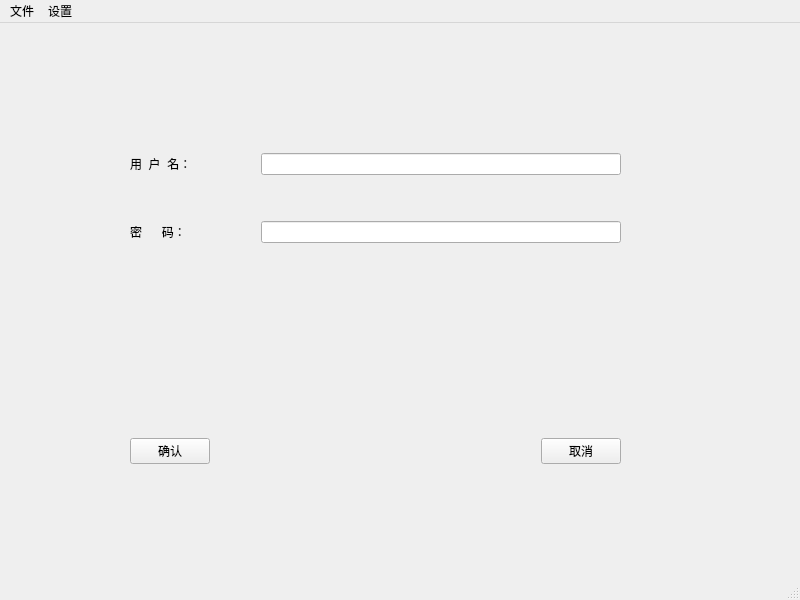
<?xml version="1.0" encoding="UTF-8"?>
<ui version="4.0">
 <class>MainWindow1</class>
 <widget class="QMainWindow" name="MainWindow1">
  <property name="geometry">
   <rect>
    <x>0</x>
    <y>0</y>
    <width>800</width>
    <height>600</height>
   </rect>
  </property>
  <property name="windowTitle">
   <string>请登录</string>
  </property>
  <widget class="QWidget" name="centralwidget">
   <widget class="QWidget" name="">
    <property name="geometry">
     <rect>
      <x>130</x>
      <y>130</y>
      <width>491</width>
      <height>311</height>
     </rect>
    </property>
    <layout class="QVBoxLayout" name="verticalLayout">
     <item>
      <layout class="QHBoxLayout" name="horizontalLayout">
       <item>
        <widget class="QLabel" name="label_name">
         <property name="text">
          <string>用  户  名：</string>
         </property>
        </widget>
       </item>
       <item>
        <spacer name="horizontalSpacer">
         <property name="orientation">
          <enum>Qt::Horizontal</enum>
         </property>
         <property name="sizeHint" stdset="0">
          <size>
           <width>40</width>
           <height>20</height>
          </size>
         </property>
        </spacer>
       </item>
       <item>
        <widget class="QLineEdit" name="le_name">
         <property name="minimumSize">
          <size>
           <width>360</width>
           <height>0</height>
          </size>
         </property>
        </widget>
       </item>
      </layout>
     </item>
     <item>
      <spacer name="verticalSpacer_2">
       <property name="orientation">
        <enum>Qt::Vertical</enum>
       </property>
       <property name="sizeType">
        <enum>QSizePolicy::Maximum</enum>
       </property>
       <property name="sizeHint" stdset="0">
        <size>
         <width>20</width>
         <height>40</height>
        </size>
       </property>
      </spacer>
     </item>
     <item>
      <layout class="QHBoxLayout" name="horizontalLayout_2">
       <item>
        <widget class="QLabel" name="label_passwd">
         <property name="text">
          <string>密      码：</string>
         </property>
        </widget>
       </item>
       <item>
        <spacer name="horizontalSpacer_2">
         <property name="orientation">
          <enum>Qt::Horizontal</enum>
         </property>
         <property name="sizeHint" stdset="0">
          <size>
           <width>40</width>
           <height>20</height>
          </size>
         </property>
        </spacer>
       </item>
       <item>
        <widget class="QLineEdit" name="le_passwd">
         <property name="minimumSize">
          <size>
           <width>360</width>
           <height>0</height>
          </size>
         </property>
        </widget>
       </item>
      </layout>
     </item>
     <item>
      <spacer name="verticalSpacer">
       <property name="orientation">
        <enum>Qt::Vertical</enum>
       </property>
       <property name="sizeType">
        <enum>QSizePolicy::Expanding</enum>
       </property>
       <property name="sizeHint" stdset="0">
        <size>
         <width>20</width>
         <height>40</height>
        </size>
       </property>
      </spacer>
     </item>
     <item>
      <layout class="QHBoxLayout" name="horizontalLayout_3">
       <item>
        <widget class="QPushButton" name="btn_ok">
         <property name="text">
          <string>确认</string>
         </property>
         <property name="iconSize">
          <size>
           <width>20</width>
           <height>20</height>
          </size>
         </property>
        </widget>
       </item>
       <item>
        <spacer name="horizontalSpacer_3">
         <property name="orientation">
          <enum>Qt::Horizontal</enum>
         </property>
         <property name="sizeHint" stdset="0">
          <size>
           <width>40</width>
           <height>20</height>
          </size>
         </property>
        </spacer>
       </item>
       <item>
        <widget class="QPushButton" name="btn_cancel">
         <property name="text">
          <string>取消</string>
         </property>
        </widget>
       </item>
      </layout>
     </item>
    </layout>
   </widget>
  </widget>
  <widget class="QMenuBar" name="menubar">
   <property name="geometry">
    <rect>
     <x>0</x>
     <y>0</y>
     <width>800</width>
     <height>26</height>
    </rect>
   </property>
   <widget class="QMenu" name="menu_file">
    <property name="title">
     <string>文件</string>
    </property>
   </widget>
   <widget class="QMenu" name="menu_set">
    <property name="title">
     <string>设置</string>
    </property>
   </widget>
   <addaction name="menu_file"/>
   <addaction name="menu_set"/>
  </widget>
  <widget class="QStatusBar" name="statusbar"/>
 </widget>
 <resources/>
 <connections/>
</ui>
